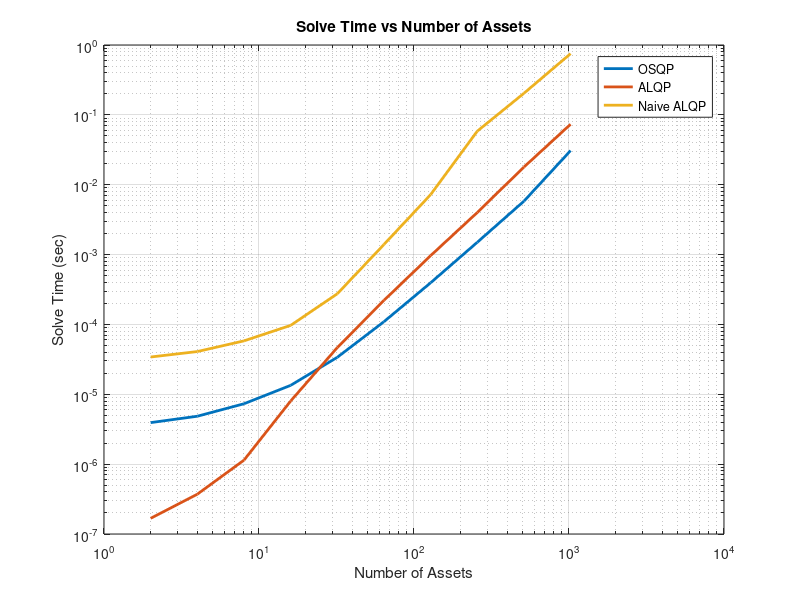

Here is the MATLAB script that generated this plot:
clear;clc;close all
n_list = [2, 4, 8, 16, 32, 64, 128, 256, 512, 1024];
osqp = [3.93125e-6, 4.850285714285715e-6, 7.317e-6, 1.342e-5, 3.385e-5, 0.00010952, 0.000394529, 0.001499322, 0.005815006, 0.030798397];
alqp = [1.6763866666666667e-7, 3.712621359223301e-7, 1.1405e-6, 8.00175e-6, 4.6639e-5, 0.000221191, 0.00096504, 0.004001479, 0.017896095, 0.073445111];
naive_alqp = [3.4177e-5, 4.0897e-5, 5.8164e-5, 9.6879e-5, 0.00027465, 0.001395482, 0.007213461, 0.058447229, 0.203651271, 0.75200751];


loglog(n_list, osqp, 'LineWidth',2)
hold on
loglog(n_list, alqp, 'LineWidth',2)
loglog(n_list, naive_alqp, 'LineWidth',2)

xlabel('Number of Assets')
ylabel('Solve Time (sec)')
legend('OSQP', 'ALQP', 'Naive ALQP', 'Location','best')
title('Solve Time vs Number of Assets')
grid on